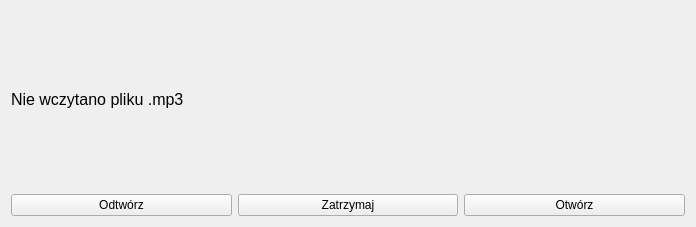
<?xml version="1.0" encoding="UTF-8"?>
<ui version="4.0">
 <class>SoundWidget</class>
 <widget class="QWidget" name="SoundWidget">
  <property name="geometry">
   <rect>
    <x>0</x>
    <y>0</y>
    <width>696</width>
    <height>227</height>
   </rect>
  </property>
  <property name="windowTitle">
   <string>Form</string>
  </property>
  <layout class="QGridLayout" name="gridLayout">
   <item row="0" column="0" colspan="3">
    <widget class="QLabel" name="media_name_label">
     <property name="font">
      <font>
       <pointsize>12</pointsize>
      </font>
     </property>
     <property name="whatsThis">
      <string>&lt;html&gt;&lt;head/&gt;&lt;body&gt;&lt;p&gt;nazwa pliku&lt;/p&gt;&lt;/body&gt;&lt;/html&gt;</string>
     </property>
     <property name="text">
      <string>Nie wczytano pliku .mp3</string>
     </property>
    </widget>
   </item>
   <item row="1" column="0">
    <widget class="QPushButton" name="play_button">
     <property name="text">
      <string>Odtwórz</string>
     </property>
    </widget>
   </item>
   <item row="1" column="1">
    <widget class="QPushButton" name="stop_button">
     <property name="text">
      <string>Zatrzymaj</string>
     </property>
    </widget>
   </item>
   <item row="1" column="2">
    <widget class="QPushButton" name="open_button">
     <property name="text">
      <string>Otwórz</string>
     </property>
    </widget>
   </item>
  </layout>
 </widget>
 <resources/>
 <connections/>
</ui>
